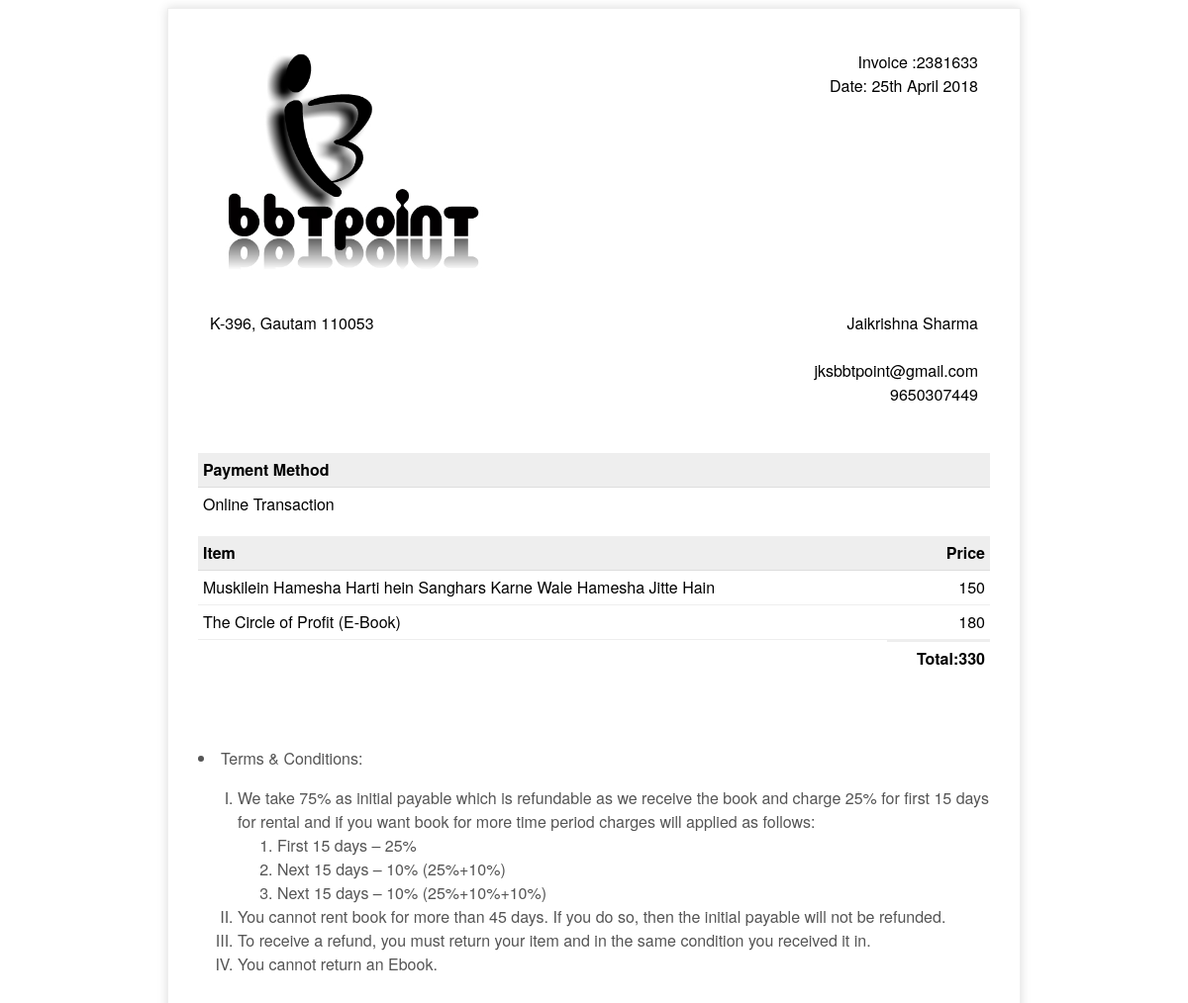
The page /invoice/ (signed in) on the database its author committed.
### newbooks/models.py (models this page shows, shortened)
class cart(models.Model):
    fkbook=models.ForeignKey(book)
    name=models.CharField(max_length=80, blank=True, default='Sachin')
    qty=models.IntegerField(blank = True, default='1')
    price=models.IntegerField(blank = True, default='1')
    stock=models.IntegerField(blank = True, default='1')
    Purchasedate=models.DateTimeField(blank=True, null=True)
    Returndate=models.DateTimeField(blank=True, null=True)
    orderno=models.IntegerField(blank=True,null=True)

class Shipping(models.Model):
    user=models.ForeignKey(User)
    username=models.CharField(max_length=100,null=True,blank=True)
    name=models.CharField(max_length=100)
    address=models.TextField(max_length=300)
    pincode=models.IntegerField()
    state=models.CharField(max_length=25,default="Delhi")
    mob=models.IntegerField()

class book(models.Model):
    isbn=models.CharField(max_length=15)
    title=models.CharField(max_length=100)
    author=models.CharField(max_length=40)
    lang=models.CharField(max_length=8, choices=CATEGORIES, default='English')
    Category=models.CharField(max_length=30, choices=TYPE,default='Self Help',blank=True,null=True)
    pic=models.FileField(upload_to='pic', default='/static/na.jpg')
    stock=models.IntegerField(blank = True, null=True)
    price=models.IntegerField(blank = True, null=True)
    desc=models.TextField(max_length=20000,blank=True)
    review=models.CharField(max_length=500,blank=True, null=True)

### newbooks/views.py (the view)
# urls.py: url(r'^invoice/$',invoice),
@login_required
def invoice(request):
    if request.user:
        dravid=cart.objects.latest('orderno')
        jks=dravid.orderno+1
        for s in cart.objects.filter(Q(name=request.user.first_name)&Q(Purchasedate__isnull=True)):
            s.Purchasedate=datetime.datetime.now()
            s.orderno=jks
            print s.orderno
            s.save()
        n=cart.objects.filter(orderno=jks)
        z=Selectadd.objects.filter(name=request.user.username).last()
        j=Shipping.objects.get(id=z.select)
        for k in cart.objects.filter(orderno=jks):
            for i in book.objects.filter(isbn=k.fkbook.isbn):
                i.stock=i.stock-k.qty
                i.save()
        html_content="Your order no is %s \n\nShipping address: %s, %s, \n\nMobile No. %s, Payment %s\n\nInvoice: http://127.0.0.1:8000/%s\n\nContact Us: info@bbtpoint.com"%(jks, j.address, j.pincode, j.mob, z.payment, jks)
        notification="Name: %s %s,   Order no is %s     Shipping address: %s, %s,   Mobile No. %s, Payment %s"%(request.user.first_name, request.user.last_name,jks, j.address, j.pincode, j.mob, z.payment)
        send_mail('Order Confirmation',html_content, settings.EMAIL_HOST_USER,[request.user.email],fail_silently=False)
        send_mail('Order Confirmation',notification, settings.EMAIL_HOST_USER,['info@bbtpoint.com'],fail_silently=False)
        return render(request,'invoice.html',{'n':n,'j':j,'z':z})
        pyautogui.hotkey('ctrl', 'p')
    else:
        return HttpResponse('Error 404 PageNotFound')

### newbooks/templates/invoice.html (shortened to what this page needs)
<html>
<head>
</head>
<body>
{% for i in n %}
{% ifequal forloop.counter 1%}
    <div class="invoice-box">
        <table cellpadding="0" cellspacing="0">
            <tr class="top">
                <td colspan="2">
                    <table>
                        <tr>
                            <td class="title">
                                <img src="/static/bbtp.jpg" style="width:100%; max-width:300px;">
                            </td>
                            <td>
                                Invoice :{{i.orderno}} <br>
								Date: {% now "jS F Y" %}<br>
                            </td>
                        </tr>
                    </table>
                </td>
            </tr>
            <tr class="information">
                <td colspan="2">
                    <table>
                        <tr>
                            <td>{{j.address}} {{j.satate}} {{j.pincode}}
                            </td>
                            <td>
                                {{request.user.first_name}} {{request.user.last_name}}<br>
											<br>
                                {{request.user.email}}<br>
								{{j.mob}}
                            </td>
                        </tr>
                    </table>
                </td>
            </tr>
			{% endifequal %}
            {% endfor %}
            <tr class="heading">
                <td>
                    Payment Method
                </td>
                <td>
                </td>
            </tr>
            <tr class="details">
                <td>
					{% if z.payment == 'Cash On Delivery'%}
					Cash On Delivery
					{% else %}
                    Online Transaction
					{% endif %}
                </td>
                <td>
                </td>
            </tr>
            <tr class="heading">
                <td>
                    Item
                </td>
                <td>
                    Price
                </td>
            </tr>
            {% for i in n%}
            <tr class="item">
                <td>
                    {{i.fkbook.title}}
                </td>
                <td>
                    {{i.price}}
                </td>
            </tr>
            {% endfor %}
            <tr class="total">
                <td></td>
                <td>
                   Total:<span id="demo"></span>
                </td>
            </tr>
        </table>
		<br>
		<br>
		<br>
		<li>Terms & Conditions:</li></ul>
		<ol type='I'>
<li>We take 75% as initial payable which is refundable as we receive the book and charge 25% for first 15 days for rental and if you want book for more time period charges will applied as follows:</li>
<ol>
<li>	First 15 days – 25%</li>
<li>	Next 15 days – 10% (25%+10%)</li>
<li>	Next 15 days – 10% (25%+10%+10%)</li>
</ol>
<li>You cannot rent book for more than 45 days. If you do so, then the initial payable will not be refunded.</li>
<li>To receive a refund, you must return your item and in the same condition you received it in.</li>
<li>You cannot return an Ebook.</li>
</ol>
    </div>
</body>
</html>

### newbooks/templates/invoice.html (style rules this page uses)
.invoice-box { max-width:800px; margin:auto; padding:30px; border:1px solid #eee; box-shadow:0 0 10px rgba(0, 0, 0, .15); font-size:16px; line-height:24px; font-family:'Helvetica Neue', 'Helvetica', Helvetica, Arial, sans-serif; color:#555; }
.invoice-box table { width:100%; line-height:inherit; text-align:left; }
.invoice-box table td { padding:5px; vertical-align:top; }
.invoice-box table tr td:nth-child(2) { text-align:right; }
.invoice-box table tr.top table td { padding-bottom:20px; }
.invoice-box table tr.top table td.title { font-size:45px; line-height:45px; color:#333; }
.invoice-box table tr.information table td { padding-bottom:40px; }
.invoice-box table tr.heading td { background:#eee; border-bottom:1px solid #ddd; font-weight:bold; }
.invoice-box table tr.details td { padding-bottom:20px; }
.invoice-box table tr.item td { border-bottom:1px solid #eee; }
.invoice-box table tr.total td:nth-child(2) { border-top:2px solid #eee; font-weight:bold; }

### rows shown on the page
cart: orderno "2381633", now "25th April 2018", fkbook "Muskilein Hamesha Harti hein Sanghars Karne Wale Hamesha Jitte Hain", price "150"
Shipping: address "K-396, Gautam", pincode "110053", mob "9650307449"
cart: fkbook "The Circle of Profit (E-Book)", price "180"

### other values the page prints
{{ request.user.first_name }} "Jaikrishna"
{{ request.user.last_name }} "Sharma"
{{ request.user.email }} "jksbbtpoint@gmail.com"
